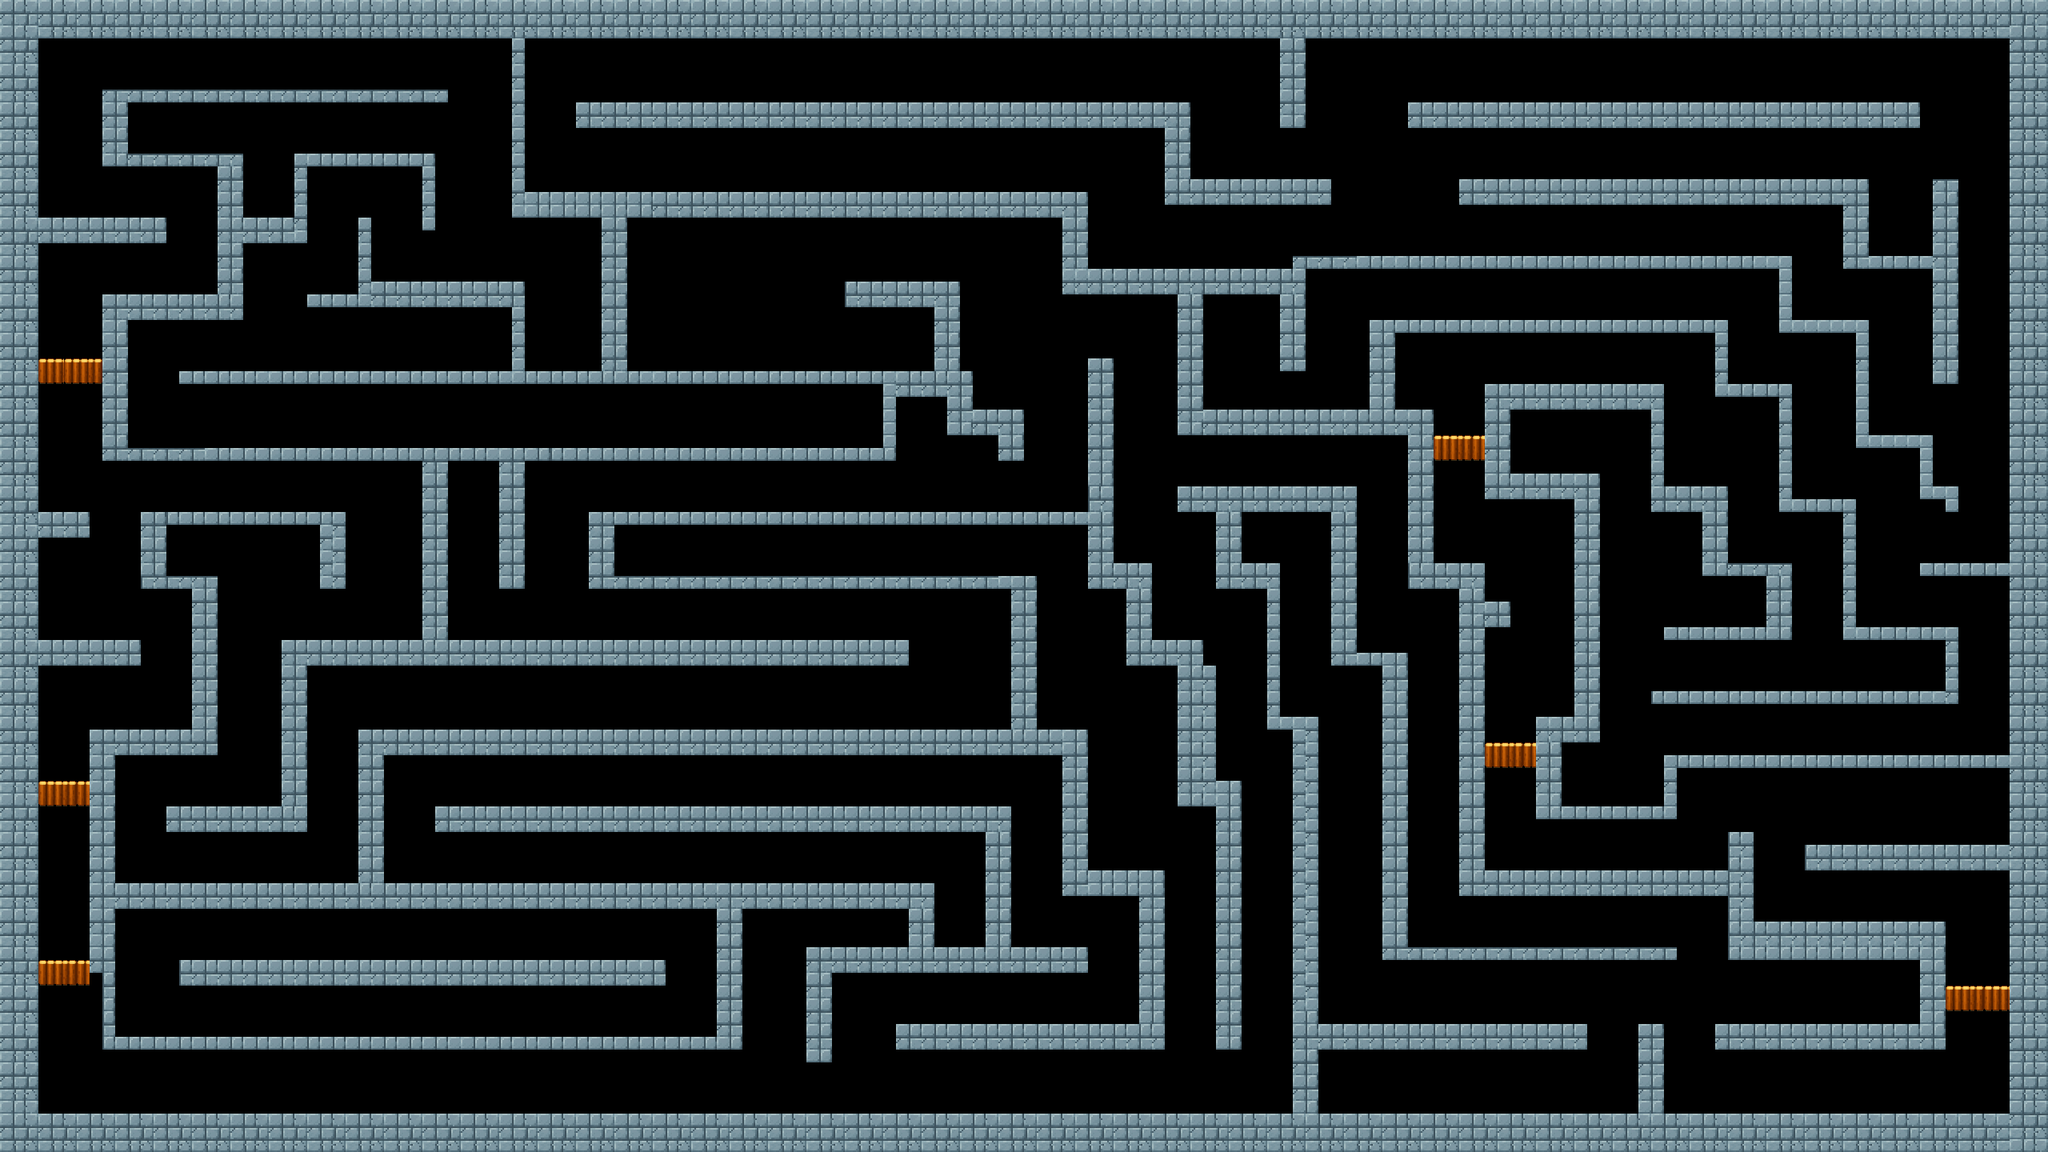

The image is a tile-based game level rendered from a .tmx file. Its description and source (layers, tilesets, objects; grid data summarised) follow:
An orthogonal 160x90 tile map with 16x16 px tiles, 1 tile layer (Tile Layer 1) and 154 objects (6x Platform, Chest, Player, Portal, SummerTraps).

<map version="1.10" tiledversion="1.11.2" orientation="orthogonal" renderorder="right-down" width="160" height="90" tilewidth="16" tileheight="16" infinite="0" nextlayerid="4" nextobjectid="179">
 <tileset firstgid="1" source="summer_terrain.tsx" />
 <layer id="1" name="Tile Layer 1" width="160" height="90">
  <data>[14400 cells, 4650 non-empty, 15 distinct tile ids]</data>
 </layer>
 <objectgroup id="2" name="SpawnPoint">
  <object id="1" name="BeachBall" type="Chest" x="784" y="400" width="64" height="64">
   <properties>
    <property name="SpriteAmount" type="int" value="4" />
    <property name="isEmpty" type="bool" value="false" />
   </properties>
  </object>
  <object id="2" name="Player" type="Player" x="128" y="1328" width="64" height="64" />
  <object id="3" name="SandPortal" type="Portal" x="2200" y="64" width="64" height="64">
   <properties>
    <property name="isStartingPortal" type="bool" value="false" />
   </properties>
  </object>
  <object id="171" name="Saws" type="SummerTraps" x="1039" y="496" width="64" height="64">
   <properties>
    <property name="isVerticalMovement" type="bool" value="false" />
    <property name="leftTile" type="float" value="14" />
    <property name="rightTile" type="float" value="14" />
    <property name="velocity" type="float" value="0" />
   </properties>
  </object>
 </objectgroup>
 <objectgroup id="3" name="Collision">
  <object id="4" x="0" y="0" width="48" height="1440" />
  <object id="5" x="48" y="1392" width="2512" height="48" />
  <object id="6" x="2512" y="0" width="48" height="1392" />
  <object id="7" x="48" y="0" width="2464" height="48" />
  <object id="9" x="128" y="128" width="32" height="80" />
  <object id="10" x="160" y="192" width="144" height="16" />
  <object id="11" x="272" y="208" width="32" height="192" />
  <object id="12" x="48" y="272" width="160" height="32" />
  <object id="13" x="128" y="368" width="144" height="32" />
  <object id="14" x="128" y="400" width="32" height="176" />
  <object id="15" x="48" y="640" width="64" height="32" />
  <object id="16" x="48" y="800" width="128" height="32" />
  <object id="18" x="144" y="912" width="128" height="32" />
  <object id="19" x="176" y="640" width="256" height="16" />
  <object id="20" x="400" y="656" width="32" height="80" />
  <object id="21" x="176" y="656" width="32" height="80" />
  <object id="22" x="208" y="720" width="64" height="16" />
  <object id="23" x="240" y="736" width="32" height="176" />
  <object id="24" x="160" y="560" width="960" height="16" />
  <object id="25" x="304" y="272" width="80" height="32" />
  <object id="26" x="368" y="192" width="176" height="16" />
  <object id="27" x="528" y="208" width="16" height="80" />
  <object id="28" x="368" y="208" width="16" height="64" />
  <object id="29" x="448" y="272" width="16" height="80" />
  <object id="30" x="448" y="352" width="208" height="32" />
  <object id="31" x="384" y="368" width="64" height="16" />
  <object id="32" x="640" y="384" width="16" height="80" />
  <object id="33" x="224" y="464" width="880" height="16" />
  <object id="34" x="1104" y="464" width="16" height="96" />
  <object id="35" x="1120" y="464" width="96" height="32" />
  <object id="36" x="1056" y="352" width="144" height="32" />
  <object id="37" x="1168" y="384" width="32" height="80" />
  <object id="38" x="528" y="576" width="32" height="224" />
  <object id="39" x="352" y="800" width="784" height="32" />
  <object id="40" x="352" y="832" width="32" height="208" />
  <object id="41" x="208" y="1008" width="144" height="32" />
  <object id="42" x="144" y="1104" width="1024" height="32" />
  <object id="43" x="448" y="912" width="32" height="192" />
  <object id="44" x="480" y="912" width="880" height="32" />
  <object id="45" x="544" y="1008" width="720" height="32" />
  <object id="46" x="1232" y="1040" width="32" height="176" />
  <object id="47" x="1264" y="1184" width="96" height="32" />
  <object id="49" x="1136" y="1136" width="32" height="80" />
  <object id="50" x="1168" y="1184" width="64" height="32" />
  <object id="51" x="1008" y="1184" width="128" height="32" />
  <object id="52" x="1008" y="1216" width="32" height="112" />
  <object id="54" x="224" y="1200" width="608" height="32" />
  <object id="57" x="1120" y="1280" width="336" height="32" />
  <object id="58" x="1424" y="1088" width="32" height="192" />
  <object id="59" x="1328" y="1088" width="96" height="32" />
  <object id="60" x="1328" y="944" width="32" height="144" />
  <object id="61" x="1264" y="720" width="32" height="192" />
  <object id="62" x="736" y="720" width="528" height="16" />
  <object id="63" x="624" y="576" width="32" height="160" />
  <object id="64" x="736" y="640" width="32" height="80" />
  <object id="65" x="768" y="640" width="624" height="16" />
  <object id="66" x="1360" y="448" width="32" height="192" />
  <object id="67" x="1184" y="496" width="32" height="48" />
  <object id="68" x="1216" y="512" width="64" height="32" />
  <object id="69" x="1248" y="544" width="32" height="32" />
  <object id="70" x="752" y="272" width="32" height="192" />
  <object id="71" x="640" y="48" width="16" height="224" />
  <object id="72" x="656" y="240" width="704" height="32" />
  <object id="73" x="720" y="128" width="768" height="32" />
  <object id="74" x="1328" y="272" width="32" height="96" />
  <object id="75" x="1456" y="160" width="32" height="96" />
  <object id="76" x="1488" y="224" width="176" height="32" />
  <object id="77" x="1600" y="48" width="32" height="112" />
  <object id="78" x="1360" y="336" width="272" height="32" />
  <object id="80" x="1600" y="368" width="32" height="96" />
  <object id="81" x="1472" y="368" width="32" height="176" />
  <object id="82" x="1360" y="656" width="32" height="80" />
  <object id="83" x="1392" y="704" width="48" height="32" />
  <object id="84" x="1408" y="736" width="32" height="96" />
  <object id="85" x="1440" y="800" width="64" height="32" />
  <object id="86" x="1472" y="832" width="48" height="176" />
  <object id="87" x="1520" y="976" width="32" height="336" />
  <object id="88" x="1584" y="896" width="64" height="16" />
  <object id="89" x="1616" y="912" width="32" height="480" />
  <object id="90" x="1584" y="704" width="16" height="192" />
  <object id="91" x="1520" y="704" width="64" height="32" />
  <object id="92" x="1520" y="640" width="32" height="64" />
  <object id="93" x="1472" y="608" width="224" height="32" />
  <object id="94" x="1664" y="640" width="32" height="192" />
  <object id="95" x="1696" y="816" width="64" height="16" />
  <object id="96" x="1728" y="832" width="32" height="368" />
  <object id="97" x="1760" y="1184" width="336" height="16" />
  <object id="98" x="1648" y="1280" width="336" height="32" />
  <object id="99" x="2048" y="1280" width="32" height="112" />
  <object id="100" x="2144" y="1280" width="288" height="32" />
  <object id="102" x="2400" y="1152" width="32" height="128" />
  <object id="103" x="2160" y="1152" width="240" height="48" />
  <object id="104" x="2160" y="1040" width="32" height="112" />
  <object id="105" x="2256" y="1056" width="256" height="32" />
  <object id="106" x="1824" y="1088" width="336" height="32" />
  <object id="107" x="1824" y="704" width="32" height="384" />
  <object id="108" x="1856" y="752" width="32" height="32" />
  <object id="109" x="1760" y="704" width="64" height="32" />
  <object id="110" x="1760" y="512" width="32" height="192" />
  <object id="111" x="1504" y="512" width="256" height="32" />
  <object id="112" x="1712" y="400" width="32" height="112" />
  <object id="113" x="1744" y="400" width="416" height="16" />
  <object id="116" x="1760" y="128" width="640" height="32" />
  </objectgroup>
</map>
<!-- 47 of 154 objects omitted -->
